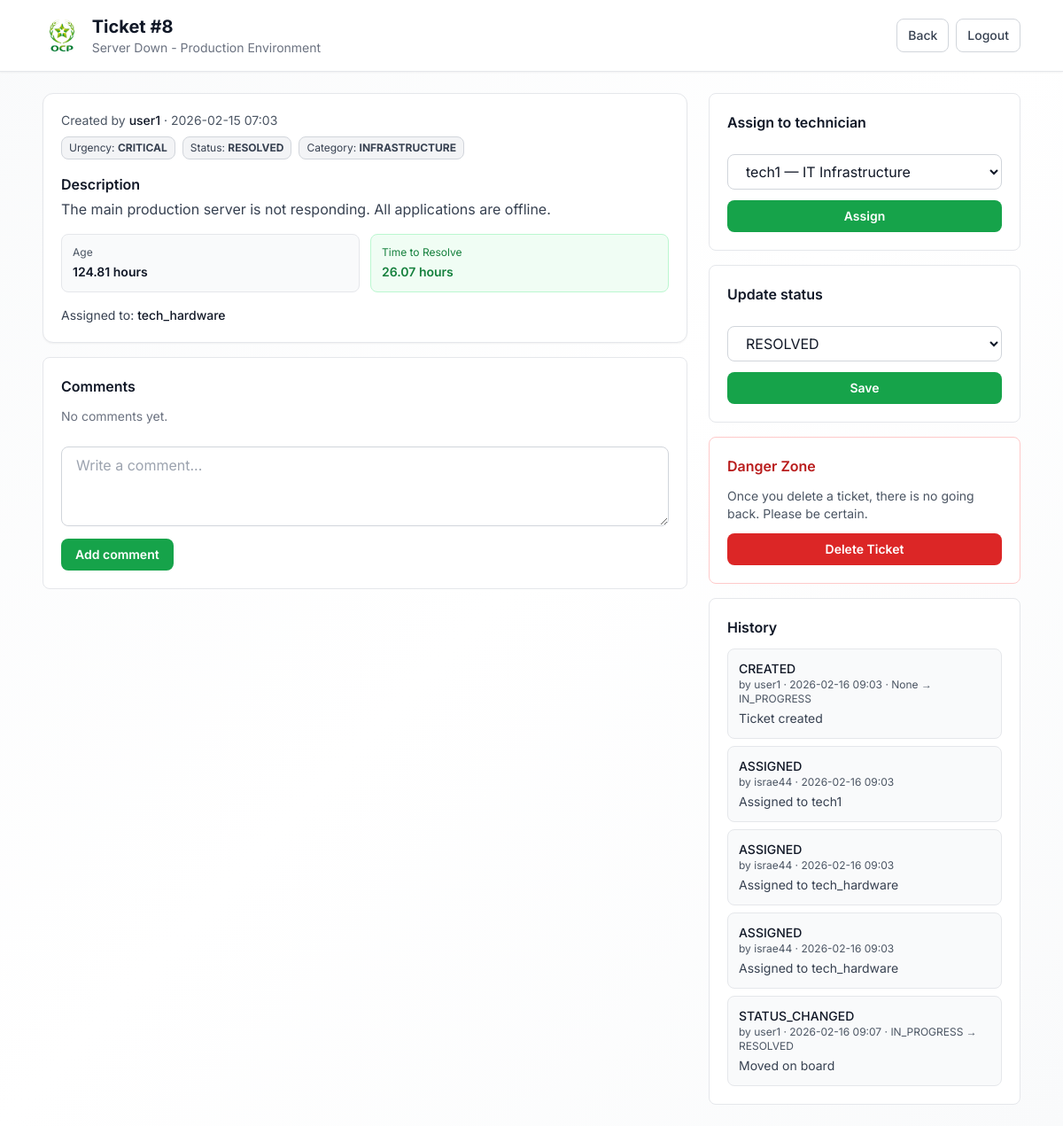
/tickets/8/ (signed in), run on the app's committed database.
### tickets/models.py (models this page shows, shortened)
class Ticket(models.Model):
    STATUS_CHOICES = (
        ("NEW", "New"),
        ("IN_PROGRESS", "In Progress"),
        ("RESOLVED", "Resolved"),
        ("CLOSED", "Closed"),
    )
    URGENCY_CHOICES = (
        ("LOW", "Low"),
        ("MEDIUM", "Medium"),
        ("HIGH", "High"),
        ("CRITICAL", "Critical"),
    )
    CATEGORY_CHOICES = (
        ("HARDWARE", "Hardware"),
        ("SOFTWARE", "Software"),
        ("NETWORK", "Network"),
        ("ACCESS", "Access & Permissions"),
        ("EMAIL", "Email"),
        ("OTHER", "Other"),
    )
    title = models.CharField(max_length=150)
    description = models.TextField()
    category = models.CharField(
        max_length=30, choices=CATEGORY_CHOICES, default="OTHER")
    status = models.CharField(
        max_length=20, choices=STATUS_CHOICES, default="NEW")
    urgency = models.CharField(
        max_length=20, choices=URGENCY_CHOICES, default="MEDIUM")
    created_by = models.ForeignKey(
        settings.AUTH_USER_MODEL,
        on_delete=models.CASCADE,
        related_name="tickets_created"
    )
    assigned_to = models.ForeignKey(
        settings.AUTH_USER_MODEL,
        on_delete=models.SET_NULL,
        null=True,
        blank=True,
        related_name="tickets_assigned"
    )
    created_at = models.DateTimeField(auto_now_add=True)
    updated_at = models.DateTimeField(auto_now=True)
    resolved_at = models.DateTimeField(null=True, blank=True)
    closed_at = models.DateTimeField(null=True, blank=True)
    sla_response_time = models.IntegerField(
        null=True, blank=True)  # Time until first response
    sla_resolution_time = models.IntegerField(
        null=True, blank=True)  # Time until resolved
    @property
    def time_to_resolve(self):
        if self.resolved_at:
            delta = self.resolved_at - self.created_at
            return round(delta.total_seconds() / 3600, 2)
        return None
    @property
    def age_in_hours(self):
        delta = timezone.now() - self.created_at
        return round(delta.total_seconds() / 3600, 2)
    @property
    def is_overdue(self):
        if self.status in ["RESOLVED", "CLOSED"]:
            return False

class TicketHistory(models.Model):
    ACTION_CHOICES = (
        ("CREATED", "Created"),
        ("ASSIGNED", "Assigned"),
        ("STATUS_CHANGED", "Status Changed"),
        ("COMMENT_ADDED", "Comment Added"),
        ("CLOSED", "Closed"),
    )
    ticket = models.ForeignKey(
        Ticket, on_delete=models.CASCADE, related_name="history")
    actor = models.ForeignKey(settings.AUTH_USER_MODEL,
                              on_delete=models.CASCADE)
    action = models.CharField(max_length=30, choices=ACTION_CHOICES)
    from_status = models.CharField(max_length=20, blank=True, null=True)
    to_status = models.CharField(max_length=20, blank=True, null=True)
    note = models.CharField(max_length=255, blank=True, null=True)
    created_at = models.DateTimeField(auto_now_add=True)

### users/models.py (models this page shows, shortened)
class User(AbstractUser):
    ROLE_CHOICES = (
        ("user", "Utilisateur"),
        ("technician", "Technicien"),
        ("admin", "Administrateur"),
    )
    role = models.CharField(max_length=20, choices=ROLE_CHOICES, default="user")
    speciality = models.CharField(max_length=80, blank=True, null=True)

### tickets/views.py (the view)
# urls.py: path("tickets/<int:ticket_id>/", views.ticket_detail, name="ticket_detail"),
@login_required
def ticket_detail(request, ticket_id):
    t = get_object_or_404(Ticket, id=ticket_id)
    if request.user.role == "user" and t.created_by != request.user:
        return HttpResponseForbidden("Access denied")
    if request.user.role == "technician" and t.assigned_to != request.user:
        return HttpResponseForbidden("Access denied")
    technicians = User.objects.filter(role="technician").order_by(
        "username") if request.user.role == "admin" else None
    return render(request, "tickets/detail.html", {
        "ticket": t,
        "technicians": technicians
    })

### templates/tickets/detail.html (shortened to what this page needs)
{% load static %}
<!doctype html>
<html lang="en">
<head>
  <script src="https://cdn.tailwindcss.com"></script>
</head>
<body class="min-h-screen bg-gradient-to-br from-gray-50 via-white to-gray-50">
  <header class="border-b border-gray-200 bg-white shadow-sm">
    <div class="max-w-6xl mx-auto px-6 py-4 flex items-center justify-between">
      <div class="flex items-center gap-3">
        <img src="{% static 'images/image-1.png' %}" alt="OCP" class="h-10 w-auto" />
        <div>
          <h1 class="text-xl font-bold text-gray-900">Ticket #{{ ticket.id }}</h1>
          <p class="text-gray-500 text-sm">{{ ticket.title }}</p>
        </div>
      </div>
      <div class="flex items-center gap-2">
        <a href="{% url 'dashboard' %}" class="px-3 py-2 rounded-lg bg-white hover:bg-gray-50 border border-gray-300 text-gray-700 text-sm font-medium">
          Back
        </a>
        <a href="{% url 'logout' %}" class="px-3 py-2 rounded-lg bg-white hover:bg-gray-50 border border-gray-300 text-gray-700 text-sm font-medium">
          Logout
        </a>
      </div>
    </div>
  </header>
  <main class="max-w-6xl mx-auto px-6 py-6 grid grid-cols-1 lg:grid-cols-3 gap-6">
    <section class="lg:col-span-2 space-y-4">
      <div class="rounded-xl bg-white border border-gray-200 p-5 shadow-sm">
        <div class="flex flex-wrap items-center gap-2 justify-between">
          <div class="text-sm text-gray-600">
            Created by <span class="font-medium text-gray-900">{{ ticket.created_by.username }}</span>
            · {{ ticket.created_at|date:"Y-m-d H:i" }}
          </div>
          <div class="flex gap-2 text-xs">
            <span class="px-2 py-1 rounded-lg bg-gray-100 border border-gray-300 text-gray-700">Urgency: <b>{{ ticket.urgency }}</b></span>
            <span class="px-2 py-1 rounded-lg bg-gray-100 border border-gray-300 text-gray-700">Status: <b>{{ ticket.status }}</b></span>
            <span class="px-2 py-1 rounded-lg bg-gray-100 border border-gray-300 text-gray-700">Category: <b>{{ ticket.get_category_display }}</b></span>
          </div>
        </div>
        <div class="mt-4">
          <h3 class="font-semibold text-gray-900 mb-1">Description</h3>
          <p class="text-gray-700 whitespace-pre-line">{{ ticket.description }}</p>
        </div>
        <div class="mt-4 grid grid-cols-2 gap-3 text-sm">
          <div class="rounded-lg bg-gray-50 border border-gray-200 p-3">
            <div class="text-gray-600 text-xs mb-1">Age</div>
            <div class="font-semibold text-gray-900">{{ ticket.age_in_hours }} hours</div>
          </div>
          {% if ticket.time_to_resolve %}
          <div class="rounded-lg bg-green-50 border border-green-200 p-3">
            <div class="text-green-700 text-xs mb-1">Time to Resolve</div>
            <div class="font-semibold text-green-700">{{ ticket.time_to_resolve }} hours</div>
          </div>
          {% endif %}
        </div>
        <div class="mt-4 text-sm text-gray-700">
          Assigned to:
          <span class="font-medium text-gray-900">
            {% if ticket.assigned_to %}{{ ticket.assigned_to.username }}{% else %}—{% endif %}
          </span>
        </div>
      </div>
      <div class="rounded-lg bg-white border border-gray-200 p-5">
        <h3 class="font-semibold text-gray-900 mb-3">Comments</h3>
        <div class="space-y-3">
          {% for c in ticket.comments.all %}
            <div class="rounded-lg bg-gray-50 border border-gray-200 p-3">
              <div class="text-sm font-medium text-gray-900">{{ c.author.username }}
                <span class="text-xs text-gray-500 font-normal">· {{ c.created_at|date:"Y-m-d H:i" }}</span>
              </div>
              <div class="text-gray-700 mt-1 whitespace-pre-line">{{ c.content }}</div>
            </div>
          {% empty %}
            <div class="text-gray-500 text-sm">No comments yet.</div>
          {% endfor %}
        </div>
        <form method="POST" action="{% url 'ticket_comment' ticket.id %}" class="mt-4 space-y-2">
          <textarea name="content" rows="3" required
                    class="w-full rounded-lg bg-white border border-gray-300 px-4 py-2 text-gray-900 outline-none focus:border-green-600 focus:ring-2 focus:ring-green-100"
                    placeholder="Write a comment..."></textarea>
          <button class="px-4 py-2 rounded-lg bg-green-600 hover:bg-green-700 text-white text-sm font-semibold">
            Add comment
          </button>
        </form>
      </div>
    </section>
    <aside class="space-y-4">
      {% if request.user.role == "admin" %}
      <div class="rounded-lg bg-white border border-gray-200 p-5">
        <h3 class="font-semibold text-gray-900 mb-3">Assign to technician</h3>
        <form method="POST" action="{% url 'ticket_assign' ticket.id %}" class="space-y-3">
          <select name="technician_id"
                  class="w-full rounded-lg bg-white border border-gray-300 px-4 py-2 text-gray-900 outline-none focus:border-green-600 focus:ring-2 focus:ring-green-100">
            {% for tech in technicians %}
              <option value="{{ tech.id }}">{{ tech.username }}{% if tech.speciality %} — {{ tech.speciality }}{% endif %}</option>
            {% endfor %}
          </select>
          <button class="w-full px-4 py-2 rounded-lg bg-green-600 hover:bg-green-700 text-white text-sm font-semibold">
            Assign
          </button>
        </form>
      </div>
      {% endif %}
      {% if request.user.role == "admin" or request.user.role == "technician" %}
      <div class="rounded-lg bg-white border border-gray-200 p-5">
        <h3 class="font-semibold text-gray-900 mb-3">Update status</h3>
        <form method="POST" action="{% url 'ticket_status' ticket.id %}" class="space-y-3">
          <select name="status"
                  class="w-full rounded-lg bg-white border border-gray-300 px-4 py-2 text-gray-900 outline-none focus:border-green-600 focus:ring-2 focus:ring-green-100">
            <option value="RESOLVED" {% if ticket.status == "RESOLVED" %}selected{% endif %}>RESOLVED</option>
          </select>
          <button class="w-full px-4 py-2 rounded-lg bg-green-600 hover:bg-green-700 text-white text-sm font-semibold">
            Save
          </button>
        </form>
      </div>
      {% endif %}
      {% if request.user.role == "admin" %}
      <div class="rounded-lg bg-white border border-red-200 p-5">
        <h3 class="font-semibold text-red-700 mb-3">Danger Zone</h3>
        <p class="text-sm text-gray-600 mb-3">Once you delete a ticket, there is no going back. Please be certain.</p>
        <form method="POST" action="{% url 'ticket_delete' ticket.id %}" onsubmit="return confirm('Are you sure you want to delete this ticket? This action cannot be undone.');">
          <button type="submit" class="w-full px-4 py-2 rounded-lg bg-red-600 hover:bg-red-700 text-white text-sm font-semibold">
            Delete Ticket
          </button>
        </form>
      </div>
      {% endif %}
      <div class="rounded-lg bg-white border border-gray-200 p-5">
        <h3 class="font-semibold text-gray-900 mb-3">History</h3>
        <div class="space-y-2 text-sm">
          {% for h in ticket.history.all %}
            <div class="rounded-lg bg-gray-50 border border-gray-200 p-3">
              <div class="font-medium text-gray-900">{{ h.action }}</div>
              <div class="text-gray-600 text-xs">
                by {{ h.actor.username }} · {{ h.created_at|date:"Y-m-d H:i" }}
                {% if h.from_status or h.to_status %}
                  · {{ h.from_status }} → {{ h.to_status }}
                {% endif %}
              </div>
              {% if h.note %}
                <div class="text-gray-700 mt-1">{{ h.note }}</div>
              {% endif %}
            </div>
          {% empty %}
            <div class="text-gray-500 text-sm">No history yet.</div>
          {% endfor %}
        </div>
      </div>
    </aside>
  </main>
</body>
</html>

### templates/tickets/detail.html (style rules this page uses)
* { font-family: 'Inter', sans-serif; }

### data on the page
Ticket: id "8", title "Server Down - Production Environment", created_by.username "user1", created_at "2026-02-15 07:03", urgency "CRITICAL", status "RESOLVED", category "INFRASTRUCTURE", description "The main production server is not responding. All applications are offline.", age_in_hours "124.81", time_to_resolve "26.07", assigned_to.username "tech_hardware"
TicketHistory: action "CREATED", actor.username "user1", created_at "2026-02-16 09:03", from_status "None", to_status "IN_PROGRESS", note "Ticket created"
TicketHistory: action "ASSIGNED", actor.username "israe44", created_at "2026-02-16 09:03", note "Assigned to tech1"
TicketHistory: action "ASSIGNED", actor.username "israe44", created_at "2026-02-16 09:03", note "Assigned to tech_hardware"
TicketHistory: action "ASSIGNED", actor.username "israe44", created_at "2026-02-16 09:03", note "Assigned to tech_hardware"
TicketHistory: action "STATUS_CHANGED", actor.username "user1", created_at "2026-02-16 09:07", from_status "IN_PROGRESS", to_status "RESOLVED", note "Moved on board"

### other printed values
form field technician_id "tech1 — IT Infrastructure"
